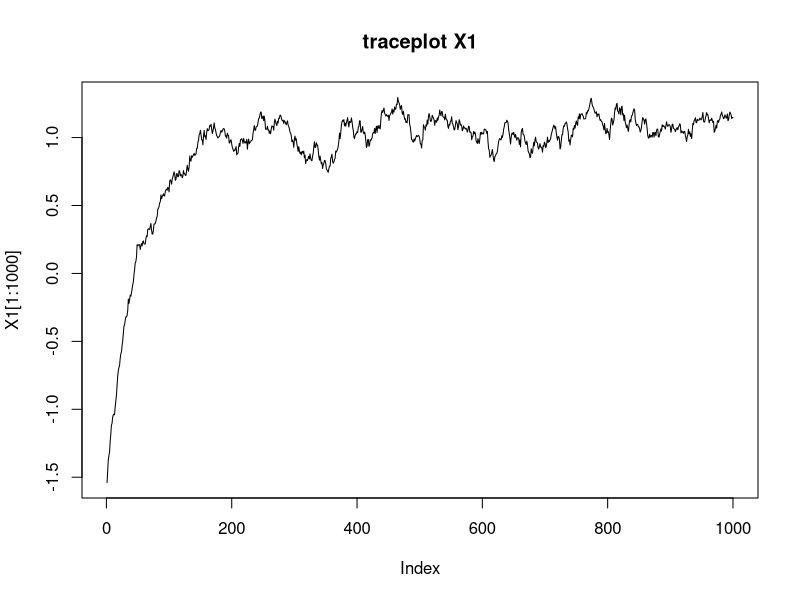
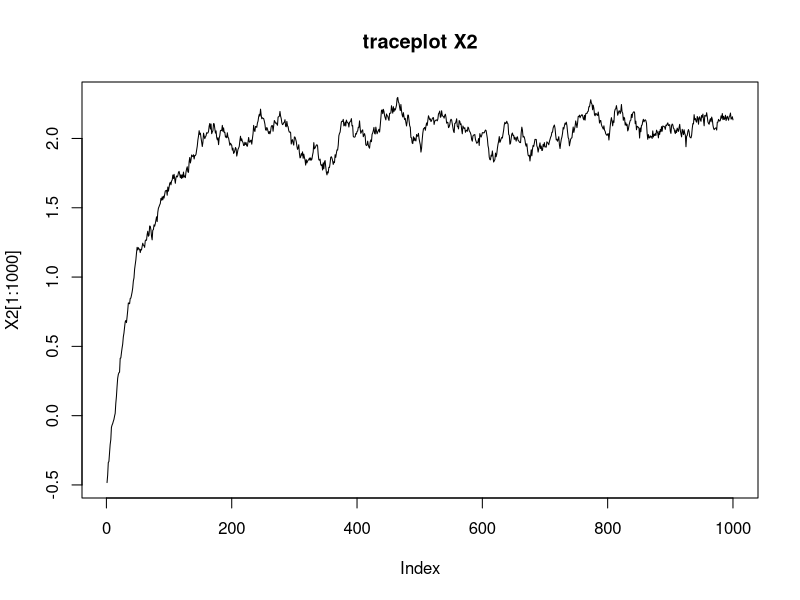
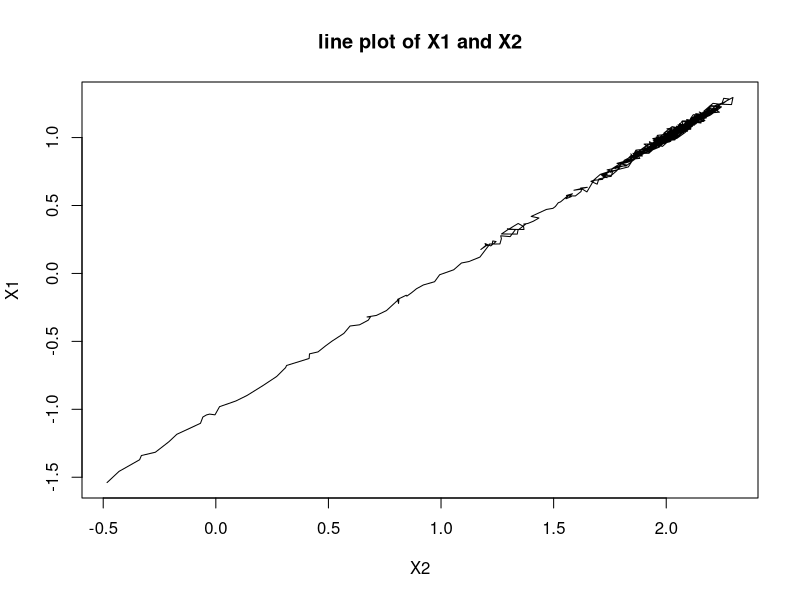

Recreate these plots in R, in order. (Note: this script raises an error after producing the figures.)
# Assignment: final exam
# Course: Statistical Computing
# Date: 2023-12-14
# ~~~~~~~~~~~~~~~~~~~~~~~~~~~~~~

rm(list = ls())
set.seed(20231214)


# Problem 3

# Newton-Ralphson
X = c(34,18,20,125)
X = c(5,0,1,14)
PI <- function(theta) {
  as.matrix(c(theta/4, .25*(1-theta), .25*(1-theta), .25*(2+theta)))
}

l <- function(theta, X) {
  sum(X*log(PI(theta)))
}

l_prime <- function(X, theta) {
  X[1]/theta - (X[2]+X[3])/(1-theta) + X[4]/(2+theta)
} 

nr <- function(theta_start, X) {
  theta_old <- theta_start
  for(i in 1:1){
    theta_new <- theta_old - l(theta_old, X)/l_prime(X, theta_old)
  }
  theta_hat <- theta_new
  theta_hat
}
nr(0.17, X)


l <- function(X, PI) {
  X*log(PI)
}

grad_l <- function(X, PI) {
  as.matrix(X/PI)
}

hessian_l <- function(X, PI) {
  diag( as.vector(X/l(X,PI)^2 * grad_l(X, PI)^2 ), nrow = 4, ncol=4)
}

nr <- function(theta_start, niter=10, X) {
  PI_0 <- PI(theta_start)
  for(i in 1:niter) {
    PI_new <- as.matrix(PI_0) - solve(hessian_l(X,PI_0)) %*% grad_l(X, PI_0)
    PI_0 <- abs(PI_new)/sum(abs(PI_new))
  }
  PI_new <- PI_0
}



# EM algorithm
X = c(34,18,20,125)
X = c(5,0,1,14)
theta_old <-0.09
get_theta_new <- function(theta_old, X){
  (theta_old/(2+theta_old)*X[1]+X[4])/(theta_old/(2+theta_old)*X[1] + X[2]+X[3]+X[4])
}
for(i in 1:5) {
  theta_new <- get_theta_new(theta_old, X)
  print(theta_new)
  theta_old <- theta_new
}
theta_hat <- theta_new
theta_hat



# Gibbs sampling algo
set.seed(123)
rm(list=ls())
Nsim=1000
n=15; a=0.99; start <- rnorm(1,0,1)
X1=array(0,dim=c(Nsim,1))  #init arrays
X2=array(0,dim=c(Nsim,1))  #init arrays
X1[1]=rnorm(1,1+a*(start-2),1-a^2)
X2[1]=rnorm(1,2+a*(X1[1]-1),1-a^2)
#initial values
for(i in 2:Nsim){
  X1[i]=rnorm(1,1+a*(X2[i-1]-2), 1-a^2)
  X2[i]=rnorm(1,2+a*(X1[i]-1), 1-a^2)
}
mean(X1); sd(X1)
mean(X2); sd(X2)
par(mfrow=c(1,1))
plot(X1[1:1000], type = "l", main = "traceplot X1")
plot(X2[1:1000], type = "l", main = "traceplot X2")
plot(X1~X2, type="l", main = "line plot of X1 and X2")



save.image("hw/final_exam_en.RData")